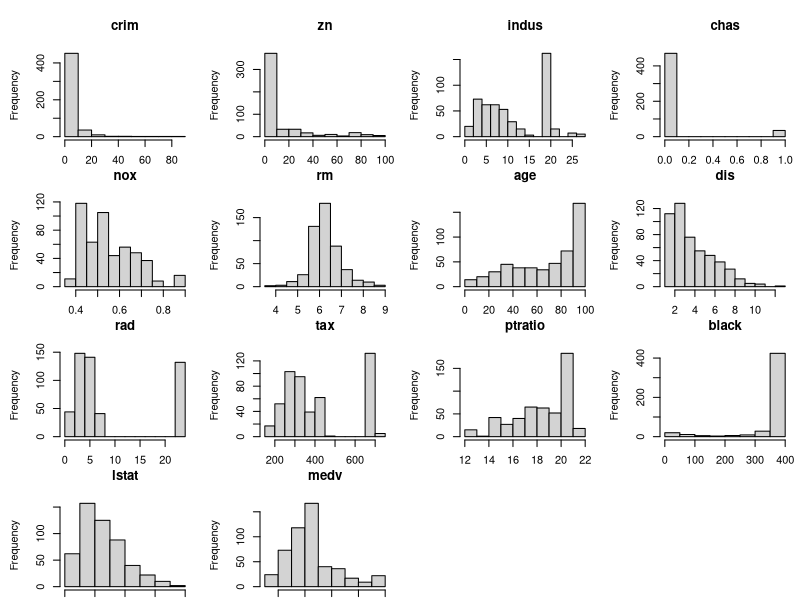
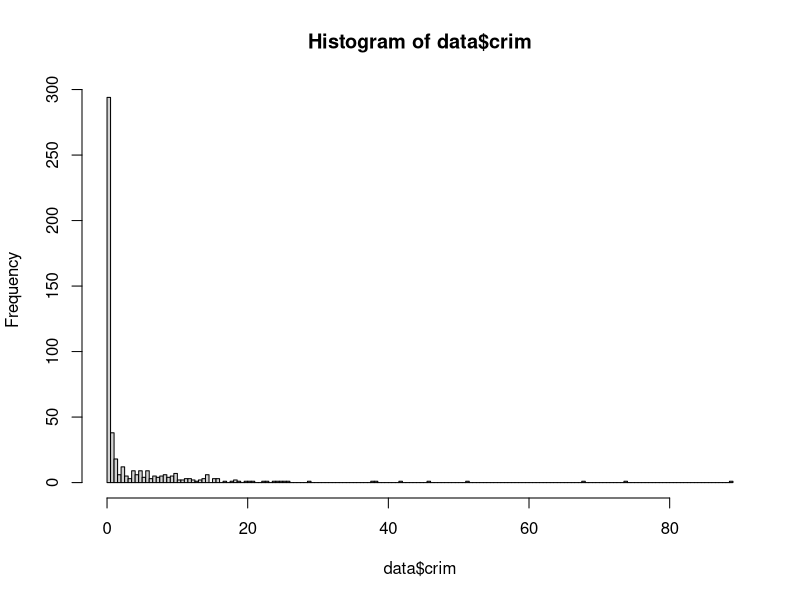
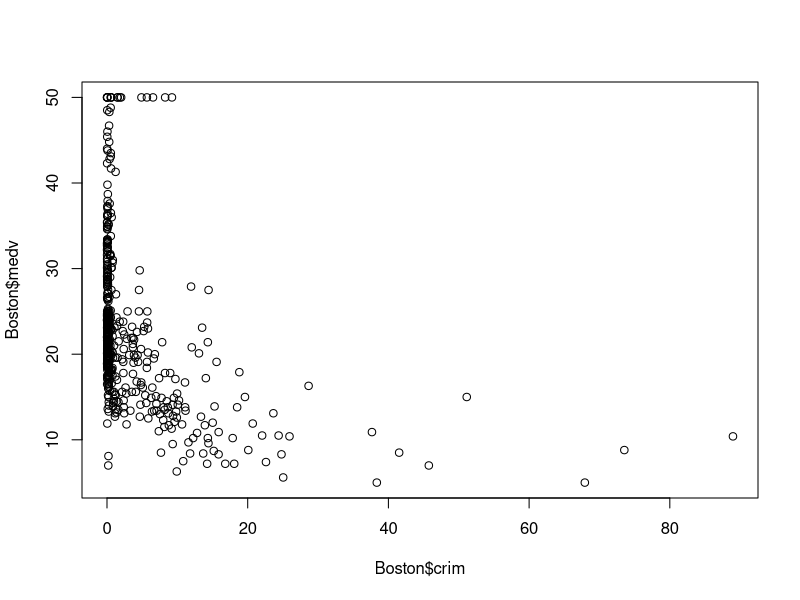
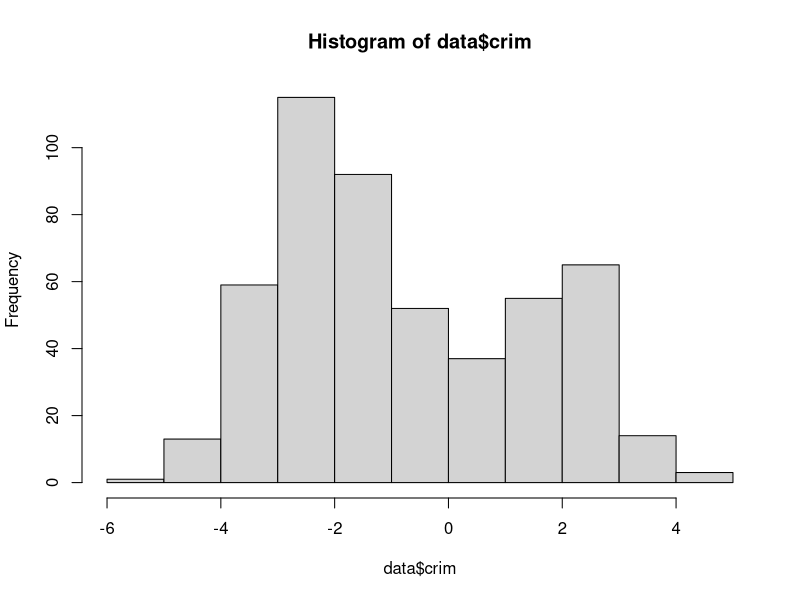
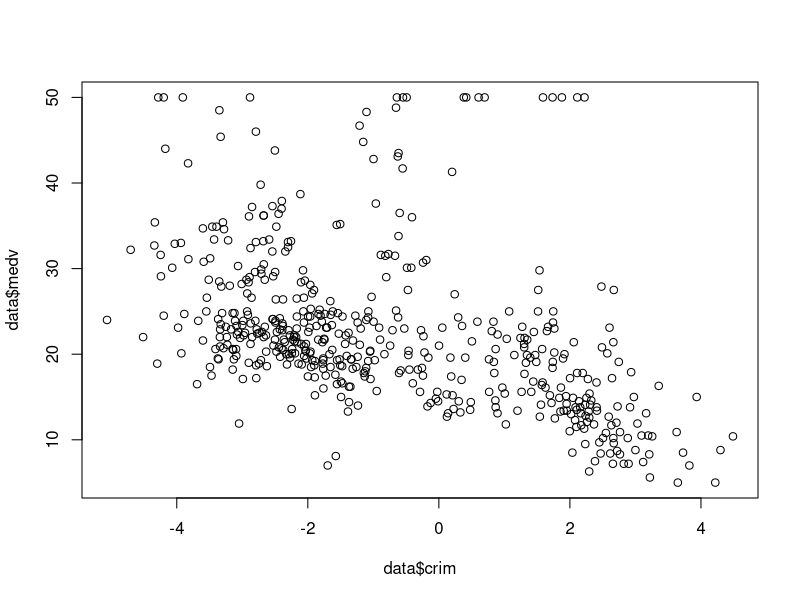

Write the R code that produced these figures, in order. (Note: this script raises an error after producing the figures.)
install.packages('corrplot')

library(MASS)
library(corrplot)
library(ggplot2)
library(dplyr)

# simple preprofiling 
summary(Boston)
head(Boston)
dim(Boston)
sapply(Boston,class)

# histogram of all features
dev.off()
par(mfrow = c(4,4), mai = c(0.1, 0.6, 0.5, 0.1))

mapply(function(x,y) hist(x,main=y),
       Boston,
       colnames(Boston))

data <- Boston
# feature engineering / profiling of each variable
# crim variable

dev.off() 
hist(data$crim,breaks=200)
plot(Boston$crim,Boston$medv)

# apply log transformation
data$crim <- sapply(Boston[,'crim'],function (x) log(x))
hist(data$crim)

plot(data$crim,data$medv)

# drop black feature, unsure how to use parabolic transformation and uninvertible function
data$black <- NULL

# zn variable
unique(Boston$zn)
# 26 unique values
dev.off()

# rad variable (integer)

Boston$tax
unique(Boston$rad)

# correlation plot
dev.off()
corrplot(cor(Boston), method='color', type='lower', diag=FALSE, cl.pos="r", 
         title = , addCoef.col = "black",
         tl.srt = 90, number.cex = .6)
mtext("Correlation Plot of Boston Dataset", at=6, line=2, cex=1)

# quick anova analysis 
summary(aov(data=data, medv ~ .^2 ))

# interaction plots
dev.off()
bins <- c('low','medium','high')

Boston.c <- data.frame(apply(data,2,function (x) cut(x,3,bins))) 

attach(Boston.c)

ord <- function(x){
  return(factor(x,level=c('low','medium','high')))
}

par(mfrow = c(2,2), mar = c(4,4,3,3))
mtext("Interesting Interactions", at=0, line=1, cex=1)
interaction.plot(ord(indus), 
                 lstat,
                 Boston$medv,
                 xlab='indus')

interaction.plot(ord(crim),
                 ord(rm),
                 Boston$medv,
                 xlab='crim')

interaction.plot(ord(crim),
                 ord(lstat),
                 Boston$medv,
                 xlab='crim')

interaction.plot(ord(nox),
                 Boston$chas,
                 Boston$medv,
                 xlab='rad')

mtext("Interesting Interactions", at=0, line=18, cex=1)

